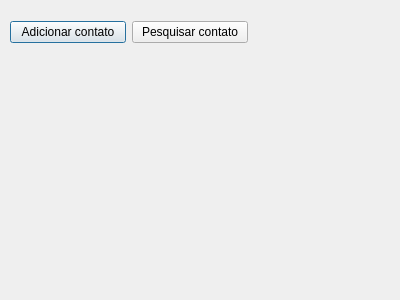
<?xml version="1.0" encoding="UTF-8"?>
<ui version="4.0">
 <class>fm_principal</class>
 <widget class="QDialog" name="fm_principal">
  <property name="geometry">
   <rect>
    <x>0</x>
    <y>0</y>
    <width>400</width>
    <height>300</height>
   </rect>
  </property>
  <property name="windowTitle">
   <string>Dialog</string>
  </property>
  <widget class="QWidget" name="layoutWidget">
   <property name="geometry">
    <rect>
     <x>10</x>
     <y>20</y>
     <width>238</width>
     <height>25</height>
    </rect>
   </property>
   <layout class="QHBoxLayout" name="horizontalLayout">
    <item>
     <widget class="QPushButton" name="btn_novocontato">
      <property name="text">
       <string>Adicionar contato</string>
      </property>
     </widget>
    </item>
    <item>
     <widget class="QPushButton" name="btn_pesquisarcontato">
      <property name="text">
       <string>Pesquisar contato</string>
      </property>
     </widget>
    </item>
   </layout>
  </widget>
 </widget>
 <resources/>
 <connections/>
</ui>
